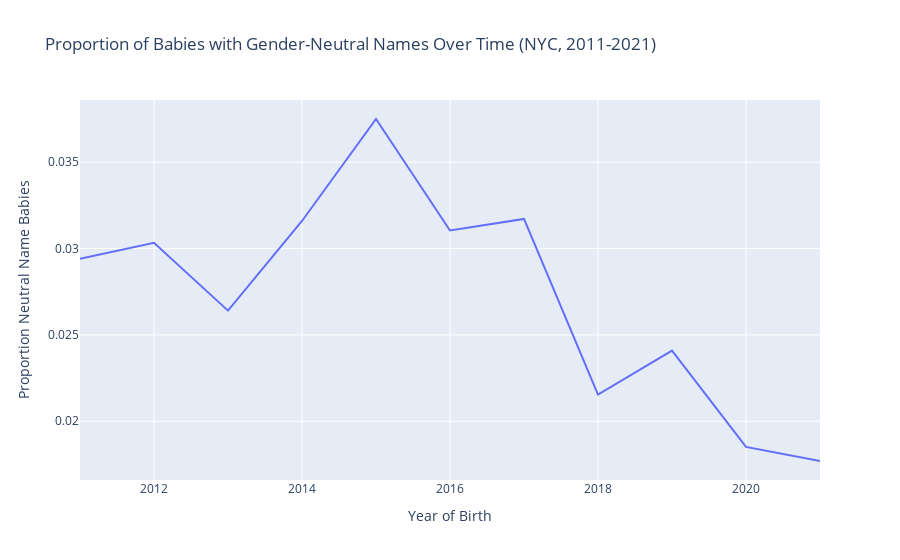

Notebook cell for this chart:
### Markdown cell above
This line chart visualizes the total number of babies given gender-neutral names in NYC from 2011 to 2021. It allows us to observe overall trends in how frequently gender-neutral names are used over time. The sharp decline after 2014 suggests a notable shift in naming patterns, which is surprising. A more detailed interpretation will be discussed in the final conclusion section.

### Code cell
fig = px.line(
    baby_stats_sorted,
    x="Year of Birth",
    y="Proportion Neutral Name Babies",
    title="Proportion of Babies with Gender-Neutral Names Over Time (NYC, 2011-2021)",
)
fig.show()

### Figure 1 — Plotly figure (JSON) as saved in the notebook; plotly's stock layout.template omitted (floating-point values rounded to 4 significant figures)
{"data": [{"hovertemplate": "Year of Birth=%{x}<br>Proportion Neutral Name Babies=%{y}<extra></extra>", "legendgroup": "", "line": {"color": "#636efa", "dash": "solid"}, "marker": {"symbol": "circle"}, "mode": "lines", "name": "", "orientation": "v", "showlegend": false, "type": "scatter", "x": [2011, 2012, 2013, 2014, 2015, 2016, 2017, 2018, 2019, 2020, 2021], "xaxis": "x", "y": [0.02941, 0.03033, 0.0264, 0.03159, 0.0375, 0.03104, 0.03171, 0.02154, 0.02409, 0.01851, 0.0177], "yaxis": "y"}], "layout": {"legend": {"tracegroupgap": 0}, "title": {"text": "Proportion of Babies with Gender-Neutral Names Over Time (NYC, 2011-2021)"}, "xaxis": {"anchor": "y", "domain": [0, 1], "title": {"text": "Year of Birth"}}, "yaxis": {"anchor": "x", "domain": [0, 1], "title": {"text": "Proportion Neutral Name Babies"}}}}
